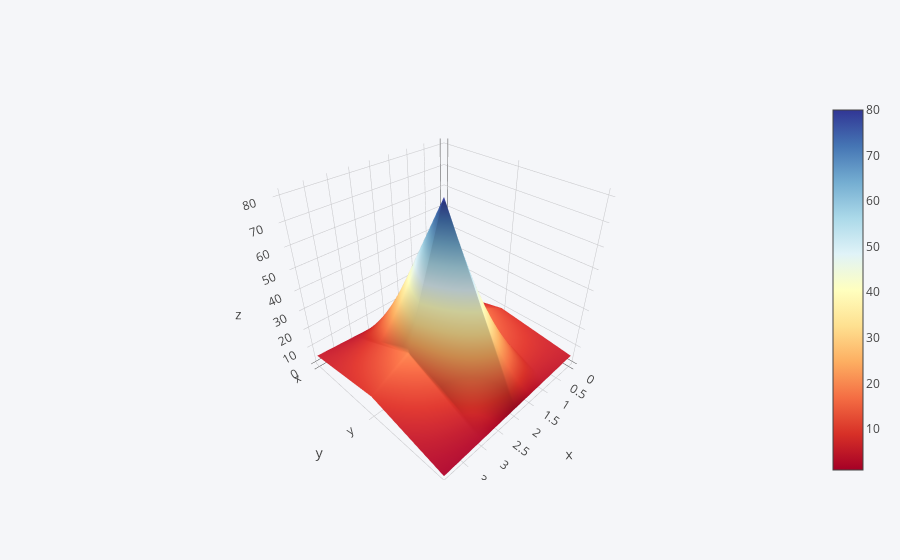

The notebook cell this image was saved under:
### Code cell
df1.iplot(kind='surface',colorscale='rdylbu')

### Figure 1 — Plotly figure (JSON) as saved in the notebook; plotly's stock layout.template omitted (floating-point values rounded to 4 significant figures)
{"data": [{"colorscale": [[0, "rgb(165,0,38)"], [0.1, "rgb(215,48,39)"], [0.2, "rgb(244,109,67)"], [0.3, "rgb(253,174,97)"], [0.4, "rgb(254,224,144)"], [0.5, "rgb(255,255,191)"], [0.6, "rgb(224,243,248)"], [0.7, "rgb(171,217,233)"], [0.8, "rgb(116,173,209)"], [0.9, "rgb(69,117,180)"], [1, "rgb(49,54,149)"]], "type": "surface", "uid": "c989b7e8-5755-47d7-ab89-3d627ecc27dd", "x": [0, 1, 2, 3, 4], "y": ["x", "y", "z"], "z": [[1, 2, 3, 4, 5], [10, 20, 80, 20, 10], [5, 4, 3, 2, 1]]}], "layout": {"legend": {"bgcolor": "#F5F6F9", "font": {"color": "#4D5663"}}, "paper_bgcolor": "#F5F6F9", "plot_bgcolor": "#F5F6F9", "title": {"font": {"color": "#4D5663"}}, "xaxis": {"gridcolor": "#E1E5ED", "showgrid": true, "tickfont": {"color": "#4D5663"}, "title": {"font": {"color": "#4D5663"}, "text": ""}, "zerolinecolor": "#E1E5ED"}, "yaxis": {"gridcolor": "#E1E5ED", "showgrid": true, "tickfont": {"color": "#4D5663"}, "title": {"font": {"color": "#4D5663"}, "text": ""}, "zerolinecolor": "#E1E5ED"}}}
